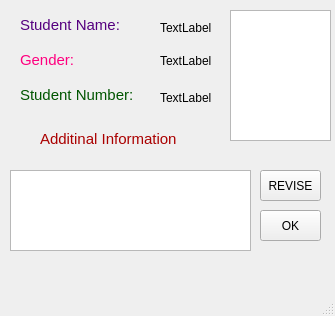
<?xml version="1.0" encoding="UTF-8"?>
<ui version="4.0">
 <class>Inform</class>
 <widget class="QMainWindow" name="Inform">
  <property name="geometry">
   <rect>
    <x>0</x>
    <y>0</y>
    <width>335</width>
    <height>316</height>
   </rect>
  </property>
  <property name="windowTitle">
   <string>MainWindow</string>
  </property>
  <widget class="QWidget" name="centralwidget">
   <widget class="QLabel" name="label">
    <property name="geometry">
     <rect>
      <x>20</x>
      <y>10</y>
      <width>111</width>
      <height>31</height>
     </rect>
    </property>
    <property name="text">
     <string>&lt;html&gt;&lt;head/&gt;&lt;body&gt;&lt;p&gt;&lt;span style=&quot; font-size:11pt; color:#55007f;&quot;&gt;Student Name:&lt;/span&gt;&lt;/p&gt;&lt;/body&gt;&lt;/html&gt;</string>
    </property>
   </widget>
   <widget class="QLabel" name="outPutName">
    <property name="geometry">
     <rect>
      <x>160</x>
      <y>20</y>
      <width>101</width>
      <height>16</height>
     </rect>
    </property>
    <property name="text">
     <string>TextLabel</string>
    </property>
   </widget>
   <widget class="QLabel" name="label_2">
    <property name="geometry">
     <rect>
      <x>20</x>
      <y>50</y>
      <width>71</width>
      <height>21</height>
     </rect>
    </property>
    <property name="text">
     <string>&lt;html&gt;&lt;head/&gt;&lt;body&gt;&lt;p&gt;&lt;span style=&quot; font-size:11pt; color:#ff007f;&quot;&gt;Gender:&lt;/span&gt;&lt;/p&gt;&lt;/body&gt;&lt;/html&gt;</string>
    </property>
   </widget>
   <widget class="QLabel" name="outPutGender">
    <property name="geometry">
     <rect>
      <x>160</x>
      <y>50</y>
      <width>61</width>
      <height>21</height>
     </rect>
    </property>
    <property name="text">
     <string>TextLabel</string>
    </property>
   </widget>
   <widget class="QLabel" name="label_4">
    <property name="geometry">
     <rect>
      <x>20</x>
      <y>80</y>
      <width>121</width>
      <height>31</height>
     </rect>
    </property>
    <property name="text">
     <string>&lt;html&gt;&lt;head/&gt;&lt;body&gt;&lt;p&gt;&lt;span style=&quot; font-size:11pt; color:#005500;&quot;&gt;Student Number:&lt;/span&gt;&lt;/p&gt;&lt;/body&gt;&lt;/html&gt;</string>
    </property>
   </widget>
   <widget class="QLabel" name="outPutNumber">
    <property name="geometry">
     <rect>
      <x>160</x>
      <y>90</y>
      <width>61</width>
      <height>16</height>
     </rect>
    </property>
    <property name="text">
     <string>TextLabel</string>
    </property>
   </widget>
   <widget class="QGraphicsView" name="graphicsView">
    <property name="geometry">
     <rect>
      <x>230</x>
      <y>10</y>
      <width>101</width>
      <height>131</height>
     </rect>
    </property>
   </widget>
   <widget class="QLabel" name="label_6">
    <property name="geometry">
     <rect>
      <x>40</x>
      <y>130</y>
      <width>181</width>
      <height>16</height>
     </rect>
    </property>
    <property name="text">
     <string>&lt;html&gt;&lt;head/&gt;&lt;body&gt;&lt;p&gt;&lt;span style=&quot; font-size:11pt; color:#aa0000;&quot;&gt;Additinal Information&lt;/span&gt;&lt;/p&gt;&lt;/body&gt;&lt;/html&gt;</string>
    </property>
   </widget>
   <widget class="QTextBrowser" name="outPutaddi">
    <property name="geometry">
     <rect>
      <x>10</x>
      <y>170</y>
      <width>241</width>
      <height>81</height>
     </rect>
    </property>
   </widget>
   <widget class="QPushButton" name="revisE">
    <property name="geometry">
     <rect>
      <x>260</x>
      <y>170</y>
      <width>61</width>
      <height>31</height>
     </rect>
    </property>
    <property name="text">
     <string>REVISE</string>
    </property>
   </widget>
   <widget class="QPushButton" name="outQuit">
    <property name="geometry">
     <rect>
      <x>260</x>
      <y>210</y>
      <width>61</width>
      <height>31</height>
     </rect>
    </property>
    <property name="text">
     <string>OK</string>
    </property>
   </widget>
  </widget>
  <widget class="QMenuBar" name="menubar">
   <property name="geometry">
    <rect>
     <x>0</x>
     <y>0</y>
     <width>335</width>
     <height>23</height>
    </rect>
   </property>
  </widget>
  <widget class="QStatusBar" name="statusbar"/>
 </widget>
 <resources/>
 <connections/>
</ui>
